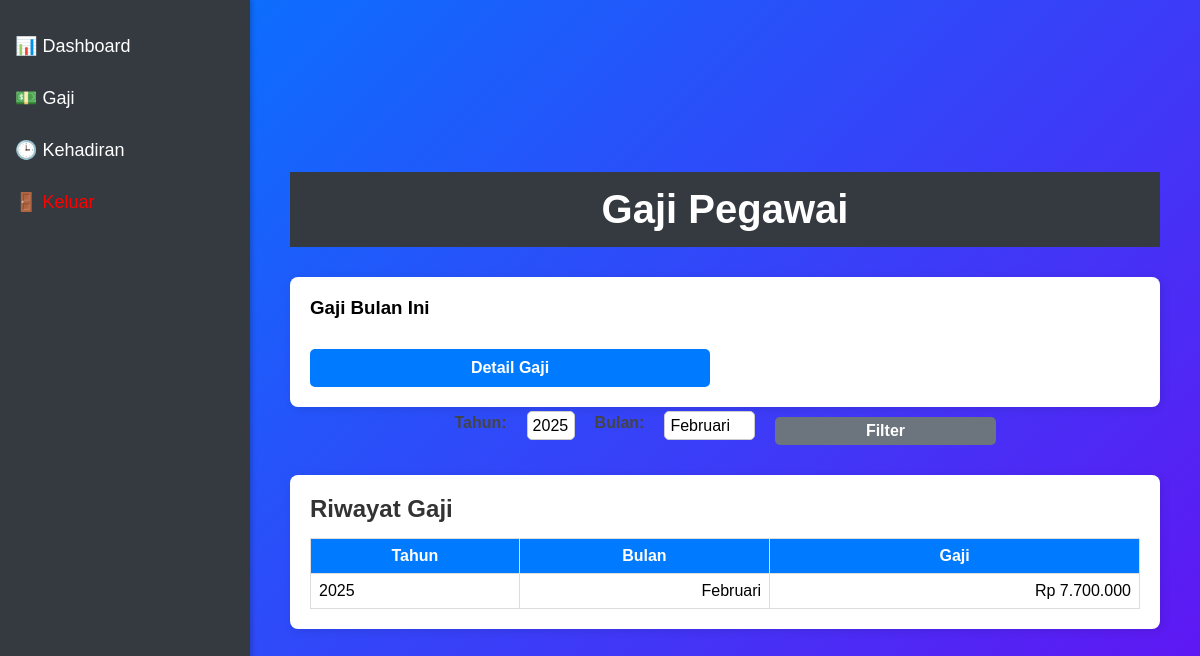
Page /mysql10122423_if-11_kepegawaian/pegawai/gaji.php (signed in) on the committed database.
### tables this page shows
CREATE TABLE `gaji` (
  `id_gaji` int(10) UNSIGNED NOT NULL,
  `id_pegawai` int(10) UNSIGNED NOT NULL,
  `bulan` tinyint(3) UNSIGNED NOT NULL CHECK (`bulan` between 1 and 12),
  `tahun` year(4) NOT NULL,
  `gaji_pokok` decimal(15,2) NOT NULL DEFAULT 0.00,
  `tunjangan` decimal(15,2) NOT NULL DEFAULT 0.00,
  `potongan` decimal(15,2) NOT NULL DEFAULT 0.00,
  `total_gaji` decimal(15,2) NOT NULL DEFAULT 0.00,
  `created_at` timestamp NOT NULL DEFAULT current_timestamp(),
  `updated_at` timestamp NOT NULL DEFAULT current_timestamp() ON UPDATE current_timestamp()
);

### mysql10122423_if-11_kepegawaian/pegawai/gaji.php (the view, shortened to what this page needs)
<?php
require_once "../config/database.php";
$id_pegawai = $_SESSION["id_pegawai"];
$tahun_filter = isset($_GET['tahun']) ? $_GET['tahun'] : date("Y");
$bulan_filter = isset($_GET['bulan']) ? $_GET['bulan'] : date("m");
$query = "SELECT bulan, tahun, total_gaji FROM gaji WHERE id_pegawai = ? AND tahun = ? AND bulan = ? ORDER BY tahun DESC, bulan DESC";
$stmt = $conn->prepare($query);
$stmt->bind_param("iii", $id_pegawai, $tahun_filter, $bulan_filter);
$stmt->execute();
$result = $stmt->get_result();
$bulanNama = [
    1 => "Januari", 2 => "Februari", 3 => "Maret", 4 => "April",
    5 => "Mei", 6 => "Juni", 7 => "Juli", 8 => "Agustus",
    9 => "September", 10 => "Oktober", 11 => "November", 12 => "Desember"
];
?>
<!DOCTYPE html>
<html lang="id">
<head>
    <link rel="stylesheet" href="../css/style.css">
</head>
<body>
    <div class="sidebar">
        <a href="index_pegawai.php">📊 Dashboard</a>
        <a href="gaji.php">💵 Gaji</a>
        <a href="kehadiran.php">🕒 Kehadiran</a>
        <a href="../logout.php" style="color: red;">🚪 Keluar</a>
    </div>
    <div class="main-content">
        <div class="header">
            <h1>Gaji Pegawai</h1>
        </div>
        <div class="gaji-summary">
            <h3>Gaji Bulan Ini</h3>
            <div class="btn-container">
                <button class="btn-detail-gaji" id="btnDetailGaji">Detail Gaji</button>
            </div>
        </div>
        <div class="filter-container">
    <form method="GET" action="" style="display: flex; align-items: center; gap: 20px;">
        <label for="filterTahun">Tahun:</label>
        <select name="tahun" id="filterTahun" class="filter-select">
            <?php
            $tahunSekarang = date("Y");
            for ($i = $tahunSekarang; $i >= 2020; $i--) {
                echo "<option value='$i' " . ($tahun_filter == $i ? "selected" : "") . ">$i</option>";
            }
            ?>
        </select>
        <label for="filterBulan">Bulan:</label>
        <select name="bulan" id="filterBulan" class="filter-select">
            <?php
            foreach ($bulanNama as $key => $value) {
                echo "<option value='$key' " . ($bulan_filter == $key ? "selected" : "") . ">$value</option>";
            }
            ?>
        </select>
        <button type="submit" class="btn-filter">Filter</button>
    </form>
</div>
        <div class="gaji-history">
            <h3>Riwayat Gaji</h3>
            <table>
                <thead>
                    <tr>
                        <th>Tahun</th>
                        <th>Bulan</th>
                        <th>Gaji</th>
                    </tr>
                </thead>
                <tbody>
                    <?php
                    if ($result->num_rows > 0) {
                        while ($row = $result->fetch_assoc()) {
                            echo "<tr>
                                <td>{$row['tahun']}</td>
                                <td>{$bulanNama[$row['bulan']]}</td>
                                <td>Rp " . number_format($row['total_gaji'], 0, ',', '.') . "</td>
                            </tr>";
                        }
                    } else {
                        echo "<tr><td colspan='3' style='text-align:center;'>Data tidak ditemukan</td></tr>";
                    }
                    ?>
                </tbody>
            </table>
        </div>
    </div>
</body>
</html>

### mysql10122423_if-11_kepegawaian/css/style.css (style rules this page uses)
* { margin: 0; padding: 0; box-sizing: border-box; font-family: "Poppins", sans-serif; }
body { display: flex; justify-content: center; align-items: center; min-height: 100vh; background: linear-gradient(135deg, #007bff, #6610f2); padding: 20px; }
label { font-weight: bold; color: #444; margin-bottom: 5px; }
input, select { width: 100%; padding: 10px 15px; border: 2px solid #ddd; border-radius: 8px; font-size: 16px; transition: 0.3s; }
select { appearance: none; background-color: #fff; cursor: pointer; }
button { max-width: 400px; width: 100%; padding: 12px; background: linear-gradient(135deg, #007bff, #6610f2); color: white; border: none; border-radius: 8px; cursor: pointer; font-size: 16px; font-weight: bold; transition: 0.3s; margin-top: 10px; }
body { display: flex; min-height: 100vh; background: linear-gradient(135deg, #007bff, #6610f2); }
.sidebar { width: 250px; height: 100vh; background: #343a40; color: white; padding-top: 20px; position: fixed; left: 0; top: 0; box-shadow: 2px 0 5px rgba(0, 0, 0, 0.2); }
.sidebar a { display: block; padding: 15px; text-decoration: none; color: white; font-size: 18px; transition: 0.3s; }
.main-content { margin-left: 250px; width: calc(100% - 250px); padding: 20px; }
.header { background: #343a40; color: white; padding: 15px 20px; text-align: center; font-size: 20px; }
table { width: 100%; border-collapse: collapse; }
table, th, td { border: 1px solid #ddd; padding: 8px; }
th { background: #007bff; color: white; }
.filter-container { display: flex; align-items: center; gap: 10px; margin-bottom: 15px; }
.filter-container .filter-select { flex: 0.7; padding: 5px; }
.btn-filter { background: #6c757d; color: white; padding: 5px 10px; border: none; border-radius: 5px; cursor: pointer; }
.gaji-history { background: white; padding: 20px; border-radius: 8px; box-shadow: 2px 2px 10px rgba(0, 0, 0, 0.1); margin-top: 30px; }
.gaji-history h3 { margin-bottom: 15px; font-size: 1.5em; color: #333; }
.gaji-history table { width: 100%; border-collapse: collapse; }
.gaji-history table, .gaji-history th, .gaji-history td { border: 1px solid #ddd; padding: 8px; }
.gaji-history th { background: #007bff; color: white; text-align: center; }
.gaji-history td { text-align: right; }
.gaji-history td:first-child { text-align: left; }
.gaji-summary { background: white; padding: 20px; border-radius: 8px; box-shadow: 2px 2px 10px rgba(0, 0, 0, 0.1); margin-top: 30px; }
.gaji-summary h3 { margin-bottom: 10px; }
.gaji-summary .btn-container { margin-top: 20px; }
.gaji-summary .btn-ambil-gaji, .gaji-summary .btn-detail-gaji { background: #007bff; color: white; padding: 10px 15px; text-decoration: none; border-radius: 5px; display: inline-block; margin-right: 10px; }
.filter-container select { flex: 1; padding: 5px; }
.filter-container .btn-filter { background: #6c757d; color: white; padding: 5px 10px; border: none; border-radius: 5px; cursor: pointer; }

### mysql10122423_if-11_kepegawaian/pegawai/gaji.php (style rules this page uses)
.filter-container { display: flex; justify-content: center; align-items: center; gap: 15px; margin-bottom: 20px; }
.filter-container label { font-weight: bold; }
.filter-container select { width: 150px; padding: 8px; border: 1px solid #ccc; border-radius: 5px; font-size: 16px; }
.btn-filter { background: #28a745; color: white; padding: 10px 15px; border: none; border-radius: 5px; cursor: pointer; font-size: 16px; }
.btn-container { margin-top: 10px; }
.btn-detail-gaji { background: #28a745; padding: 8px 12px; color: white; text-decoration: none; border-radius: 5px; cursor: pointer; }

### rows in the picture
gaji: tahun "2025", bulan "Februari", total_gaji "7.700.000"

### other values in the picture
form field tahun "2025"
form field bulan "Februari"
